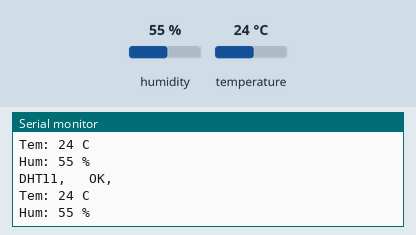
Recording of a sketch running on a simulated ESP32. Shown: the last lines printed to the serial monitor. Inputs (shaded band) come from the test bench; at power-on: humidity 55 %, temperature 24 °C.

Above: at 1.3 s.
1.4 s: humidity set to 22 %
At 2.0 s:
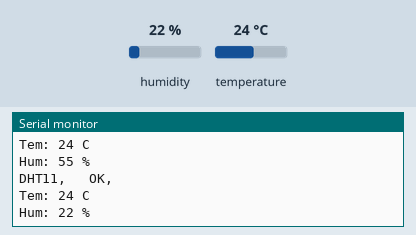
2.9 s: temperature set to 12 °C
At 3.6 s:
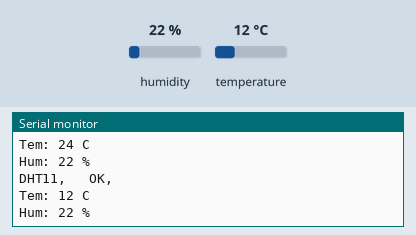
4.4 s: humidity set to 40 %
At 5.1 s:
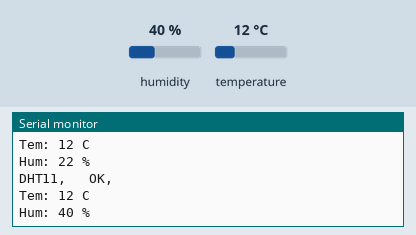
Timing chart, 0 to 7.4 s (numbered marks = the images above; inputs shaded):
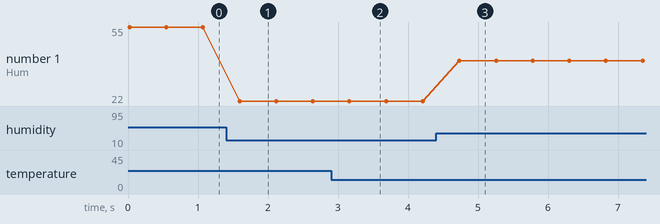

The sketch:

dht11Test.ino
```cpp
#include <dht11.h>

DHT11 DHT11;

#define DHT11PIN 34  // DHT11 attach to digital pin 34 on controller board

void setup()
{
    Serial.begin(9600);
}

void loop()
{
    // READ DATA
    Serial.print("DHT11, \t");
    //read the value returned from sensor
    int chk = DHT11.read(DHT11PIN);
    switch (chk)
    {
      case DHTLIB_OK:
  		Serial.print("OK,\t");
  		break;
      case DHTLIB_ERROR_CHECKSUM:
  		Serial.print("Checksum error,\t");
  		break;
      case DHTLIB_ERROR_TIMEOUT:
  		Serial.print("Time out error,\t");
  		break;
      default:
  		Serial.print("Unknown error,\t");
  		break;
    }
    Serial.println();
   // DISPLAY DATA
   Serial.print("Tem: ");
   Serial.print(DHT11.temperature); //print the temperature on serial monitor
   Serial.println(" C");
   Serial.print("Hum: ");
   Serial.print(DHT11.humidity); //print the humidity on serial monitor
   Serial.println(" %");
   Serial.println();
   delay(500); //wait a while
}
```

Measured:
- after the input at 1.4 s, the serial monitor: prints a new line after 0.19 s (image 1)
- after the input at 2.9 s, the serial monitor: prints a new line after 0.26 s (image 2)
- after the input at 4.4 s, the serial monitor: prints a new line after 0.33 s (image 3)
- plotted number 1: 55 → 22 after the input at 1.4 s, 22 → 40 after the input at 4.4 s
